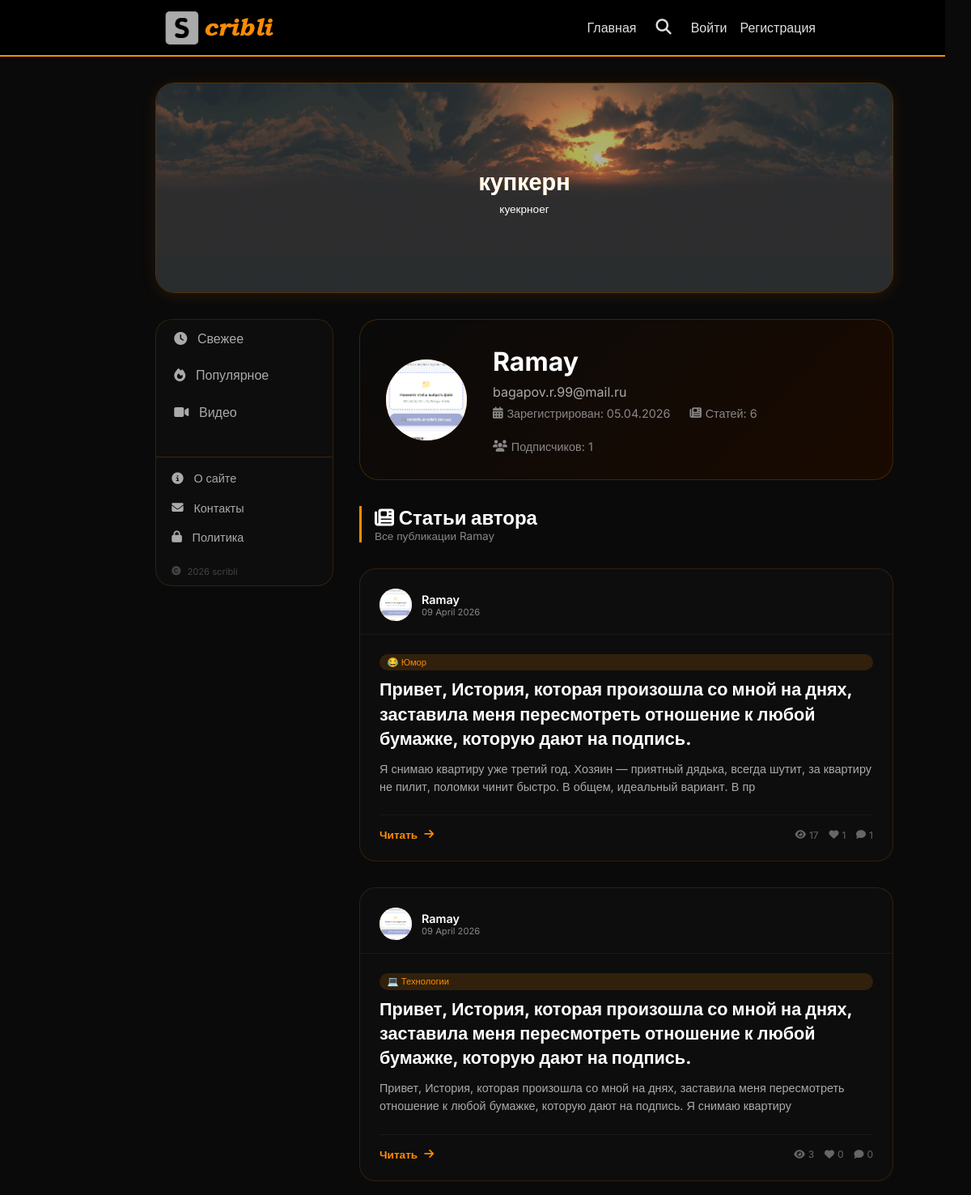
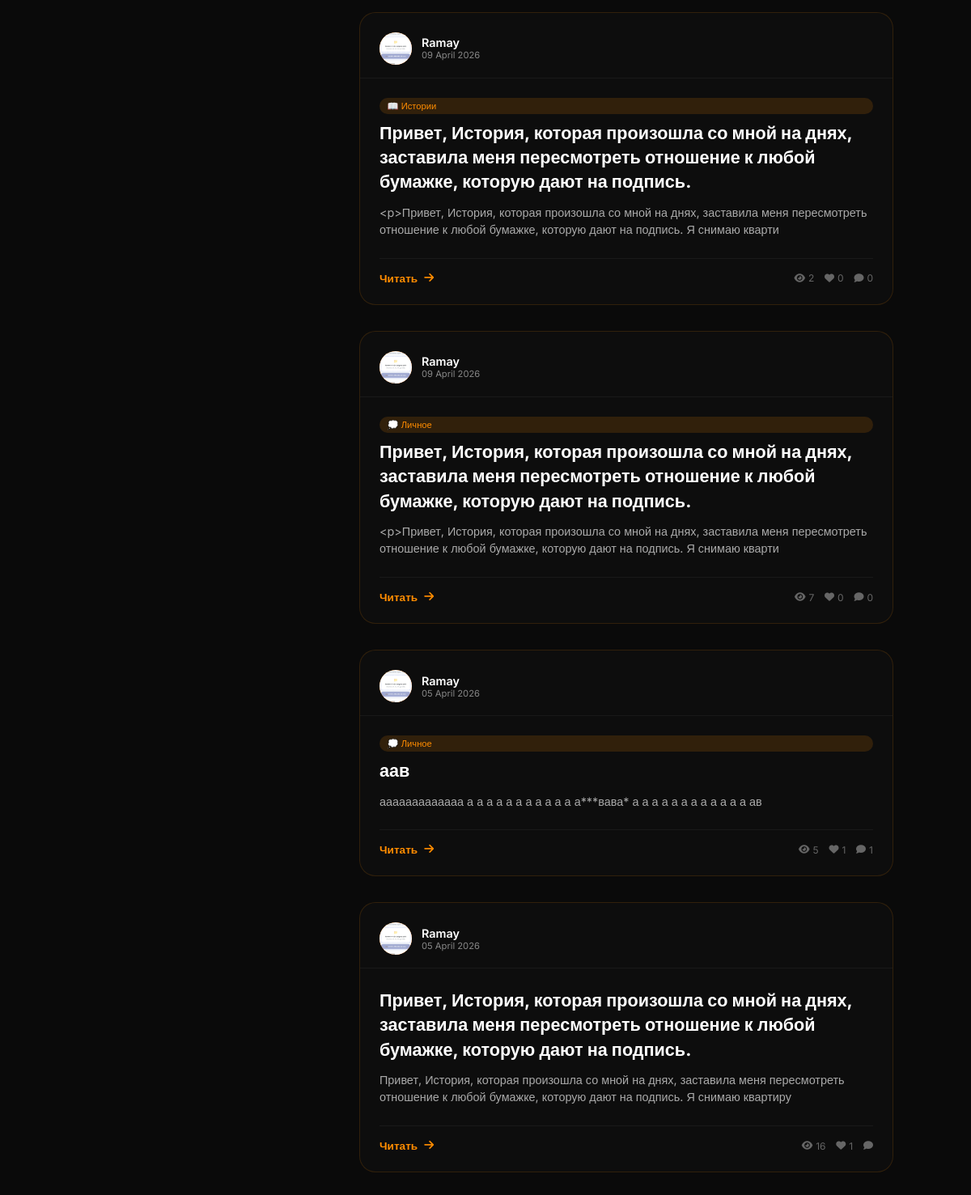
Page /user/1 on the committed database (2 pictures, top to bottom).
### database.py (models this page shows)
class SliderItem(Base):
    __tablename__ = 'slider_items'
    id = Column(Integer, primary_key=True)
    title = Column(String, default='')
    label = Column(String, default='')
    icon = Column(String, default='📖')
    image_url = Column(String, default='')
    link = Column(String, default='')
    is_active = Column(Boolean, default=True)
    order = Column(Integer, default=0)
    image_position = Column(String, default='cover')
    text_position = Column(String, default='center')
    text_color = Column(String, default='#ffffff')
    text_size = Column(String, default='medium')
    overlay_opacity = Column(Integer, default=30)
    created_at = Column(DateTime, default=datetime.now)

class User(Base):
    __tablename__ = 'users'
    id = Column(Integer, primary_key=True)
    email = Column(String, unique=True, index=True)
    username = Column(String, unique=True, index=True)
    hashed_password = Column(String)
    avatar = Column(String, default='default.png')
    is_admin = Column(Boolean, default=False)
    is_active = Column(Boolean, default=True)
    created_at = Column(DateTime, default=datetime.now)

class Article(Base):
    __tablename__ = 'articles'
    id = Column(Integer, primary_key=True)
    title = Column(String, index=True)
    slug = Column(String, unique=True, index=True)
    description = Column(String, default='')
    content = Column(Text)
    user_id = Column(Integer, ForeignKey('users.id'))
    is_published = Column(Boolean, default=False)
    views = Column(Integer, default=0)
    likes = Column(Integer, default=0)
    created_at = Column(DateTime, default=datetime.now)
    updated_at = Column(DateTime, default=datetime.now, onupdate=datetime.now)

class Category(Base):
    __tablename__ = 'categories'
    id = Column(Integer, primary_key=True)
    name = Column(String, unique=True)
    slug = Column(String, unique=True)
    icon = Column(String, default='📁')
    color = Column(String, default='#ff8c00')
    created_at = Column(DateTime, default=datetime.now)

### main.py (the view)
@app.get("/user/{user_id}", response_class=HTMLResponse)
async def user_profile(request: Request, user_id: int, db: Session = Depends(get_db)):
    current_user = get_current_user(request, db)
    author = db.query(User).filter(User.id == user_id).first()
    if not author:
        return templates.TemplateResponse("404.html", {"request": request, "user": current_user}, status_code=404)
    articles = db.query(Article).filter(Article.user_id == user_id, Article.is_published == True).order_by(Article.created_at.desc()).all()
    for article in articles:
        article_cat = db.query(ArticleCategory).filter(ArticleCategory.article_id == article.id).first()
        if article_cat:
            cat = db.query(Category).filter(Category.id == article_cat.category_id).first()
            article.category = cat
            article.comments_count = db.query(Comment).filter(Comment.article_id == article.id).count()
    is_subscribed = False
    subscribers_count = db.query(Subscription).filter(Subscription.author_id == user_id).count()
    if current_user:
        is_subscribed = db.query(Subscription).filter(
            Subscription.subscriber_id == current_user.id,
            Subscription.author_id == user_id
        ).first() is not None
    slider_items = db.query(SliderItem).filter(SliderItem.is_active == True).order_by(SliderItem.order).all()
    return templates.TemplateResponse("user_profile.html", {
        "request": request,
        "user": current_user,
        "author": author,
        "articles": articles,
        "is_subscribed": is_subscribed,
        "subscribers_count": subscribers_count,
        "slider_items": slider_items,
        "meta_title": f"{author.username} — статьи и публикации",
        "meta_description": f"Все статьи автора {author.username}"
    })

### templates/user_profile.html (shortened to what this page needs)
{% extends "base.html" %}
{% block content %}
<div class="author-header">
    <div class="author-avatar-large">
        {% if author.avatar and author.avatar != 'default.png' %}
        <img src="/static/avatars/{{ author.avatar }}" alt="Аватар">
        {% else %}
        {{ author.username[0]|upper if author.username else 'U' }}
        {% endif %}
    </div>
    <div class="author-info">
        <h1>{{ author.username }}</h1>
        <p style="color: #aaa;">{{ author.email }}</p>
        <div class="author-meta">
            <span><i class="fas fa-calendar-alt"></i> Зарегистрирован: {{ author.created_at.strftime('%d.%m.%Y') }}</span>
            <span><i class="fas fa-newspaper"></i> Статей: {{ articles|length }}</span>
            <span><i class="fas fa-users"></i> Подписчиков: {{ subscribers_count }}</span>
        </div>
    </div>
</div>
<div class="section-header">
    <h2><i class="fas fa-newspaper"></i> Статьи автора</h2>
    <p>Все публикации {{ author.username }}</p>
</div>
<div class="articles-grid">
    {% for article in articles %}
    <div class="article-card">
        <div class="card-header">
            <div class="author-avatar">
                {% if author.avatar and author.avatar != 'default.png' %}
                <img src="/static/avatars/{{ author.avatar }}" alt="Аватар">
                {% else %}
                {{ author.username[0]|upper }}
                {% endif %}
            </div>
            <div>
                <div class="author-name">{{ author.username }}</div>
                <div class="post-date">{{ article.created_at.strftime('%d %B %Y') }}</div>
            </div>
        </div>
        <div class="card-content">
            {% if article.category %}
            <div class="cat-badge">{{ article.category.icon }} {{ article.category.name }}</div>
            {% endif %}
            <h3 class="article-title">
                <a href="/article/{{ article.slug }}">{{ article.title }}</a>
            </h3>
            <div class="article-excerpt">
                {{ article.description[:200] }}{% if article.description|length > 200 %}...{% endif %}
            </div>
            <div class="card-footer">
                <a href="/article/{{ article.slug }}" class="read-more">
                    Читать <i class="fas fa-arrow-right"></i>
                </a>
                <div class="stats-mini">
                    <span><i class="fas fa-eye"></i> {{ article.views }}</span>
                    <span><i class="fas fa-heart"></i> {{ article.likes }}</span>
                    <span><i class="fas fa-comment"></i> {{ article.comments_count }}</span>
                </div>
            </div>
        </div>
    </div>
    {% else %}
    <div class="empty-state">
        <div class="empty-state-icon"><i class="fas fa-inbox"></i></div>
        <h3>У автора пока нет статей</h3>
        <p style="color: #888;">Следите за обновлениями</p>
    </div>
    {% endfor %}
</div>
{% endblock %}

### templates/base.html (shortened to what this page needs)
<!DOCTYPE html>
<html lang="ru">
<head>
    <link href="https://cdn.quilljs.com/1.3.6/quill.snow.css" rel="stylesheet">
    <link rel="stylesheet" href="https://cdnjs.cloudflare.com/ajax/libs/font-awesome/6.5.1/css/all.min.css">
</head>
<body>
<nav class="navbar">
    <h2 style="margin-left: 7rem;">
        <a href="/">
            <img src="/static/logo.jpg" alt="StoryBlog" style="height: 95px; width: auto; vertical-align: middle;">
        </a>
    </h2>
        <div class="nav-links">
            <a href="/">Главная</a>
            <div class="search-wrapper">
                <button class="search-icon-btn" id="searchIconBtn" onclick="toggleSearch()">
                    <i class="fas fa-search"></i>
                </button>
            </div>
            {% if user %}
                <a href="/create">Написать</a>
                <div class="notif-menu">
                    <button class="notif-btn" onclick="toggleNotifMenu()">
                        <i class="fas fa-bell"></i>
                        <span id="notif-badge" class="notif-badge" style="display: none;"></span>
                    </button>
                    <div id="notifDropdown" class="notif-dropdown">
                        <div class="notif-header">
                            <span>🔔 Уведомления</span>
                            <button class="notif-mark-all" onclick="markAllNotifications()">Отметить все</button>
                        </div>
                        <div class="notif-list" id="notifList">
                            <div class="notif-empty">Загрузка...</div>
                        </div>
                    </div>
                </div>
                <div class="user-menu">
                    <button class="user-menu-btn" onclick="toggleUserMenu()">
                        {% if user.avatar and user.avatar != 'default.png' %}
                        <img src="/static/avatars/{{ user.avatar }}" class="nav-avatar">
                        {% else %}
                        <span class="nav-avatar-placeholder">{{ user.username[0]|upper }}</span>
                        {% endif %}
                        {{ user.username }}
                        <span style="font-size: 0.7rem;">▼</span>
                    </button>
                    <div id="userDropdown" class="user-dropdown">
                        <div style="padding: 0.75rem 1rem; border-bottom: 1px solid #333; background: #0d0d0d;">
                            <div style="font-weight: bold; color: #ff8c00;">{{ user.username }}</div>
                            <div style="font-size: 0.7rem; color: #666;">{{ user.email }}</div>
                        </div>
                        <a href="/profile" class="dropdown-item"><i class="fas fa-user"></i> Мой профиль</a>
                        <a href="/settings" class="dropdown-item"><i class="fas fa-cog"></i> Настройки</a>
                        <a href="/my-subscriptions" class="dropdown-item"><i class="fas fa-users"></i> Подписки</a>
                        <a href="/my-bookmarks" class="dropdown-item"><i class="fas fa-bookmark"></i> Закладки</a>
                        <a href="/create" class="dropdown-item"><i class="fas fa-pen-alt"></i> Написать</a>
                        <div style="border-top: 1px solid #333;"></div>
                        <a href="/logout" class="dropdown-item" style="color: #ef4444;"><i class="fas fa-sign-out-alt"></i> Выйти</a>
                    </div>
                </div>
                {% if user.is_admin %}<a href="/admin">Админ</a>{% endif %}
            {% else %}
                <a href="/login">Войти</a>
                <a href="/register">Регистрация</a>
            {% endif %}
        </div>
    </nav>
    <div class="container">
        {% block hero %}
        <div class="hero" id="heroBlock">
            <div class="hero-slider">
                <div class="hero-slider-track" id="heroSliderTrack">
                    {% for item in slider_items %}
                    <div class="hero-slide" {% if item.link %}onclick="location.href='{{ item.link }}'" style="cursor: pointer;"{% endif %}>
                        {% if item.image_url %}
                        <img src="{{ item.image_url }}" class="hero-slide-bg" alt="slide" style="object-fit: {{ item.image_position if item.image_position else 'cover' }};">
                        {% endif %}
                        {% if item.overlay_opacity and item.overlay_opacity > 0 %}
                        <div class="hero-slide-overlay" style="background: rgba(0,0,0,{{ item.overlay_opacity / 100 }});"></div>
                        {% endif %}
                        {% if item.title %}
                        <h1 style="color: {{ item.text_color if item.text_color else '#ffffff' }}; font-size: {% if item.text_size == 'small' %}1.2rem{% elif item.text_size == 'large' %}2.2rem{% else %}1.8rem{% endif %};">
                            {{ item.title }}
                        </h1>
                        {% endif %}
                        {% if item.label %}
                        <p style="color: {{ item.text_color if item.text_color else '#ffffff' }}; font-size: {% if item.text_size == 'small' %}0.7rem{% elif item.text_size == 'large' %}1rem{% else %}0.85rem{% endif %};">
                            {{ item.label }}
                        </p>
                        {% endif %}
                    </div>
                    {% endfor %}
                </div>
            </div>
        </div>
        {% endblock %}
        <div class="layout">
{% block left_menu %}
<div class="left-menu">
    <div class="left-menu-item {% if feed == 'fresh' %}active{% endif %}" data-feed="fresh" onclick="switchFeed('fresh')">
        <i class="fas fa-clock"></i> Свежее
    </div>
    <div class="left-menu-item {% if feed == 'popular' %}active{% endif %}" data-feed="popular" onclick="switchFeed('popular')">
        <i class="fas fa-fire"></i> Популярное
    </div>
    <div class="left-menu-item" data-feed="videos" onclick="switchFeed('videos')">
        <i class="fas fa-video"></i> Видео
    </div>
    <div class="menu-footer">
        <a href="/about" class="menu-footer-item">
            <i class="fas fa-info-circle"></i> О сайте
        </a>
        <a href="/contacts" class="menu-footer-item">
            <i class="fas fa-envelope"></i> Контакты
        </a>
        <a href="/privacy" class="menu-footer-item">
            <i class="fas fa-lock"></i> Политика
        </a>
        <div class="menu-footer-copyright">
            <i class="fas fa-copyright"></i> 2026 scribli
        </div>
    </div>
</div>
{% endblock %}
            <div class="content-right">
                {% block content %}{% endblock %}
            </div>
        </div>
    </div>
</body>
</html>

### rows in the picture
SliderItem: image_url (picture), title "купкерн", label "куекрноег"
User: avatar (picture), username "Ramay", email "bagapov.r.99@mail.ru", created_at "05.04.2026"
Article: avatar (picture), created_at "09 April 2026", category.icon "😂", category.name "Юмор", title "Привет, История, которая произошла со мной на днях, заставила меня пересмотреть отношение к любой бумажке, которую дают на подпись.", description "Я снимаю квартиру уже третий год. Хозяин — приятный дядька, всегда шутит, за квартиру не пилит, поломки чинит быстро. В общем, идеальный вариант. В пр", views "17", likes "1", comments_count "1"
Article: avatar (picture), created_at "09 April 2026", category.icon "💻", category.name "Технологии", title "Привет, История, которая произошла со мной на днях, заставила меня пересмотреть отношение к любой бумажке, которую дают на подпись.", description "Привет, История, которая произошла со мной на днях, заставила меня пересмотреть отношение к любой бумажке, которую дают на подпись. Я снимаю квартиру", views "3", likes "0", comments_count "0"
Article: avatar (picture), created_at "09 April 2026", category.icon "📖", category.name "Истории", title "Привет, История, которая произошла со мной на днях, заставила меня пересмотреть отношение к любой бумажке, которую дают на подпись.", description "<p>Привет, История, которая произошла со мной на днях, заставила меня пересмотреть отношение к любой бумажке, которую дают на подпись. Я снимаю кварти", views "2", likes "0", comments_count "0"
Article: avatar (picture), created_at "09 April 2026", category.icon "💭", category.name "Личное", title "Привет, История, которая произошла со мной на днях, заставила меня пересмотреть отношение к любой бумажке, которую дают на подпись.", description "<p>Привет, История, которая произошла со мной на днях, заставила меня пересмотреть отношение к любой бумажке, которую дают на подпись. Я снимаю кварти", views "7", likes "0", comments_count "0"
Article: avatar (picture), created_at "05 April 2026", category.icon "💭", category.name "Личное", title "аав", description "ааааааааааааа а а а а а а а а а а а а***вава* а а а а а а а а а а а а ав", views "5", likes "1", comments_count "1"
Article: avatar (picture), created_at "05 April 2026", title "Привет, История, которая произошла со мной на днях, заставила меня пересмотреть отношение к любой бумажке, которую дают на подпись.", description "Привет, История, которая произошла со мной на днях, заставила меня пересмотреть отношение к любой бумажке, которую дают на подпись. Я снимаю квартиру", views "16", likes "1"

### other values in the picture
{{ articles|length }} "6"
{{ subscribers_count }} "1"
